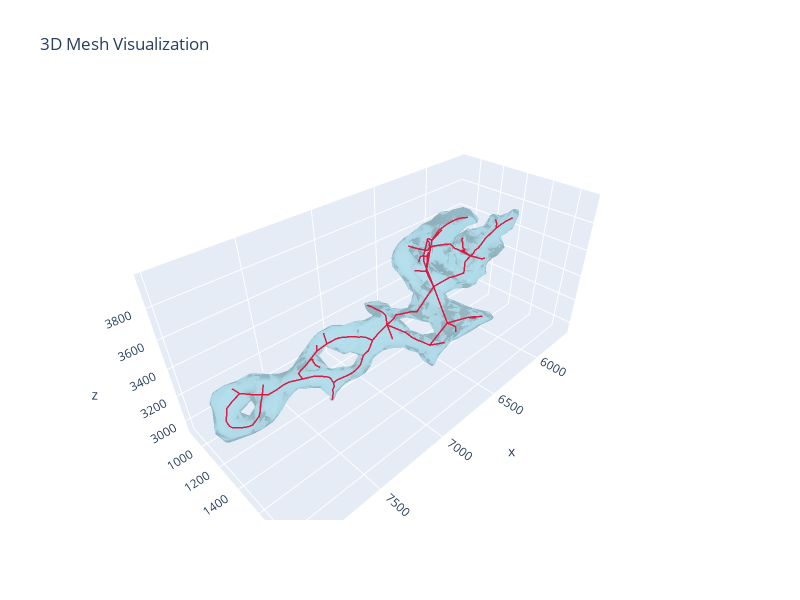

Notebook code cell kept with this figure:
### Code cell
mm = MeshManager()
mm.load_mesh(data_path("mesh/processed/TS1_wrapped.obj"))
ps = PolylinesSkeleton().from_txt(data_path("polylines/TS1.polylines.txt"))
mm.visualize_mesh_3d(polylines=ps)

### Figure 1 — Plotly figure (JSON) as saved in the notebook; plotly's stock layout.template omitted (floating-point values rounded to 4 significant figures; data arrays with more than 128 entries replaced by an {"elided": "..."} marker saying what was removed)
{"data": [{"color": "lightblue", "i": {"elided": "3884 int values"}, "j": {"elided": "3884 int values"}, "k": {"elided": "3884 int values"}, "name": "Mesh", "opacity": 0.8, "type": "mesh3d", "x": {"elided": "1930 float values"}, "y": {"elided": "1930 float values"}, "z": {"elided": "1930 float values"}}, {"line": {"color": "crimson", "width": 3}, "mode": "lines", "name": "Polyline 0", "opacity": 0.95, "showlegend": false, "type": "scatter3d", "x": [5765.0, 5781.0, 5799.0, 5810.0, 5821.0, 5833.0, 5849.0, 5858.0, 5877.0, 5902.0, 5913.0, 5930.0, 5937.0, 5960.0, 5983.0, 5997.0, 6010.0, 6028.0, 6037.0, 6062.0, 6095.0, 6097.0, 6112.0], "y": [1029.0, 1036.0, 1047.0, 1055.0, 1062.0, 1071.0, 1082.0, 1088.0, 1104.0, 1125.0, 1136.0, 1152.0, 1159.0, 1178.0, 1195.0, 1207.0, 1220.0, 1241.0, 1261.0, 1272.0, 1277.0, 1283.0, 1366.0], "z": [3431.0, 3435.0, 3441.0, 3445.0, 3449.0, 3454.0, 3461.0, 3464.0, 3478.0, 3492.0, 3497.0, 3505.0, 3506.0, 3509.0, 3510.0, 3512.0, 3514.0, 3521.0, 3523.0, 3532.0, 3546.0, 3547.0, 3544.0]}, {"line": {"color": "crimson", "width": 3}, "mode": "lines", "name": "Polyline 1", "opacity": 0.95, "showlegend": false, "type": "scatter3d", "x": [6286.0, 6299.0, 6310.0, 6335.0, 6353.0, 6367.0, 6384.0, 6400.0, 6416.0, 6469.0], "y": [1447.0, 1439.0, 1402.0, 1369.0, 1353.0, 1345.0, 1337.0, 1331.0, 1327.0, 1325.0], "z": [3912.0, 3910.0, 3899.0, 3876.0, 3862.0, 3852.0, 3841.0, 3832.0, 3823.0, 3778.0]}, {"line": {"color": "crimson", "width": 3}, "mode": "lines", "name": "Polyline 2", "opacity": 0.95, "showlegend": false, "type": "scatter3d", "x": [6296.0, 6295.0, 6294.0, 6293.0, 6290.0, 6287.0, 6285.0, 6286.0, 6285.0, 6284.0, 6282.0, 6292.0], "y": [955.6, 966.2, 989.3, 1000.0, 1012.0, 1032.0, 1044.0, 1059.0, 1078.0, 1102.0, 1131.0, 1153.0], "z": [3535.0, 3535.0, 3537.0, 3538.0, 3538.0, 3540.0, 3541.0, 3544.0, 3547.0, 3553.0, 3561.0, 3599.0]}, {"line": {"color": "crimson", "width": 3}, "mode": "lines", "name": "Polyline 3", "opacity": 0.95, "showlegend": false, "type": "scatter3d", "x": [6753.0, 6765.0, 6758.0, 6755.0, 6752.0, 6760.0], "y": [1384.0, 1447.0, 1491.0, 1501.0, 1512.0, 1594.0], "z": [3246.0, 3251.0, 3248.0, 3247.0, 3248.0, 3268.0]}, {"line": {"color": "crimson", "width": 3}, "mode": "lines", "name": "Polyline 4", "opacity": 0.95, "showlegend": false, "type": "scatter3d", "x": [6753.0, 6718.0, 6717.0], "y": [1384.0, 1349.0, 1349.0], "z": [3246.0, 3218.0, 3217.0]}, {"line": {"color": "crimson", "width": 3}, "mode": "lines", "name": "Polyline 5", "opacity": 0.95, "showlegend": false, "type": "scatter3d", "x": [6753.0, 6837.0], "y": [1384.0, 1299.0], "z": [3246.0, 3308.0]}, {"line": {"color": "crimson", "width": 3}, "mode": "lines", "name": "Polyline 6", "opacity": 0.95, "showlegend": false, "type": "scatter3d", "x": [7357.0, 7349.0, 7346.0, 7336.0, 7318.0, 7304.0, 7286.0, 7277.0], "y": [1364.0, 1359.0, 1356.0, 1348.0, 1328.0, 1309.0, 1301.0, 1283.0], "z": [3060.0, 3060.0, 3060.0, 3062.0, 3069.0, 3075.0, 3083.0, 3094.0]}, {"line": {"color": "crimson", "width": 3}, "mode": "lines", "name": "Polyline 7", "opacity": 0.95, "showlegend": false, "type": "scatter3d", "x": [7443.0, 7449.0, 7452.0, 7444.0, 7437.0, 7425.0, 7425.0, 7393.0], "y": [1415.0, 1406.0, 1387.0, 1358.0, 1338.0, 1323.0, 1298.0, 1254.0], "z": [3406.0, 3408.0, 3409.0, 3406.0, 3403.0, 3397.0, 3375.0, 3340.0]}, {"line": {"color": "crimson", "width": 3}, "mode": "lines", "name": "Polyline 8", "opacity": 0.95, "showlegend": false, "type": "scatter3d", "x": [6844.0, 6813.0, 6796.0, 6711.0], "y": [1847.0, 1821.0, 1807.0, 1680.0], "z": [3554.0, 3549.0, 3544.0, 3457.0]}, {"line": {"color": "crimson", "width": 3}, "mode": "lines", "name": "Polyline 9", "opacity": 0.95, "showlegend": false, "type": "scatter3d", "x": [7740.0, 7731.0], "y": [897.9, 968.8], "z": [3097.0, 3100.0]}, {"line": {"color": "crimson", "width": 3}, "mode": "lines", "name": "Polyline 10", "opacity": 0.95, "showlegend": false, "type": "scatter3d", "x": [6904.0, 6885.0, 6837.0], "y": [1418.0, 1381.0, 1299.0], "z": [3297.0, 3307.0, 3308.0]}, {"line": {"color": "crimson", "width": 3}, "mode": "lines", "name": "Polyline 11", "opacity": 0.95, "showlegend": false, "type": "scatter3d", "x": [6619.0, 6620.0, 6636.0], "y": [1855.0, 1848.0, 1770.0], "z": [3548.0, 3544.0, 3506.0]}, {"line": {"color": "crimson", "width": 3}, "mode": "lines", "name": "Polyline 12", "opacity": 0.95, "showlegend": false, "type": "scatter3d", "x": [6439.0, 6441.0, 6469.0], "y": [1377.0, 1374.0, 1325.0], "z": [3857.0, 3852.0, 3778.0]}, {"line": {"color": "crimson", "width": 3}, "mode": "lines", "name": "Polyline 13", "opacity": 0.95, "showlegend": false, "type": "scatter3d", "x": [6738.0, 6708.0, 6693.0, 6675.0, 6651.0, 6634.0, 6595.0, 6580.0, 6588.0], "y": [1466.0, 1447.0, 1438.0, 1436.0, 1435.0, 1434.0, 1412.0, 1392.0, 1393.0], "z": [3788.0, 3797.0, 3797.0, 3793.0, 3781.0, 3773.0, 3778.0, 3742.0, 3633.0]}, {"line": {"color": "crimson", "width": 3}, "mode": "lines", "name": "Polyline 14", "opacity": 0.95, "showlegend": false, "type": "scatter3d", "x": [7652.0, 7629.0, 7586.0, 7560.0, 7541.0, 7523.0, 7511.0, 7430.0], "y": [1095.0, 1128.0, 1148.0, 1156.0, 1162.0, 1171.0, 1176.0, 1195.0], "z": [3124.0, 3131.0, 3152.0, 3165.0, 3173.0, 3180.0, 3184.0, 3167.0]}, {"line": {"color": "crimson", "width": 3}, "mode": "lines", "name": "Polyline 15", "opacity": 0.95, "showlegend": false, "type": "scatter3d", "x": [7652.0, 7615.0], "y": [1095.0, 1057.0], "z": [3124.0, 3155.0]}, {"line": {"color": "crimson", "width": 3}, "mode": "lines", "name": "Polyline 16", "opacity": 0.95, "showlegend": false, "type": "scatter3d", "x": [7652.0, 7685.0, 7694.0, 7715.0, 7731.0], "y": [1095.0, 1049.0, 1030.0, 994.6, 968.8], "z": [3124.0, 3113.0, 3110.0, 3104.0, 3100.0]}, {"line": {"color": "crimson", "width": 3}, "mode": "lines", "name": "Polyline 17", "opacity": 0.95, "showlegend": false, "type": "scatter3d", "x": [7652.0, 7690.0, 7713.0, 7731.0, 7779.0, 7803.0, 7832.0, 7844.0, 7864.0, 7871.0, 7871.0, 7870.0, 7849.0, 7829.0, 7810.0, 7791.0, 7770.0, 7731.0], "y": [1095.0, 1129.0, 1155.0, 1168.0, 1168.0, 1152.0, 1122.0, 1108.0, 1085.0, 1065.0, 1053.0, 1029.0, 1006.0, 981.7, 979.0, 974.9, 973.3, 968.8], "z": [3124.0, 3093.0, 3073.0, 3059.0, 3023.0, 3014.0, 3006.0, 3003.0, 3001.0, 3004.0, 3009.0, 3019.0, 3040.0, 3060.0, 3068.0, 3077.0, 3085.0, 3100.0]}, {"line": {"color": "crimson", "width": 3}, "mode": "lines", "name": "Polyline 18", "opacity": 0.95, "showlegend": false, "type": "scatter3d", "x": [6760.0, 6711.0], "y": [1594.0, 1680.0], "z": [3268.0, 3457.0]}, {"line": {"color": "crimson", "width": 3}, "mode": "lines", "name": "Polyline 19", "opacity": 0.95, "showlegend": false, "type": "scatter3d", "x": [6760.0, 6635.0, 6621.0], "y": [1594.0, 1603.0, 1598.0], "z": [3268.0, 3221.0, 3211.0]}, {"line": {"color": "crimson", "width": 3}, "mode": "lines", "name": "Polyline 20", "opacity": 0.95, "showlegend": false, "type": "scatter3d", "x": [6372.0, 6417.0, 6439.0, 6452.0, 6483.0, 6560.0], "y": [1200.0, 1214.0, 1234.0, 1246.0, 1289.0, 1434.0], "z": [3691.0, 3612.0, 3591.0, 3594.0, 3593.0, 3530.0]}, {"line": {"color": "crimson", "width": 3}, "mode": "lines", "name": "Polyline 21", "opacity": 0.95, "showlegend": false, "type": "scatter3d", "x": [6372.0, 6334.0, 6311.0, 6292.0], "y": [1200.0, 1182.0, 1167.0, 1153.0], "z": [3691.0, 3666.0, 3630.0, 3599.0]}, {"line": {"color": "crimson", "width": 3}, "mode": "lines", "name": "Polyline 22", "opacity": 0.95, "showlegend": false, "type": "scatter3d", "x": [6372.0, 6394.0, 6413.0, 6428.0, 6434.0, 6469.0], "y": [1200.0, 1217.0, 1242.0, 1264.0, 1271.0, 1325.0], "z": [3691.0, 3713.0, 3735.0, 3753.0, 3755.0, 3778.0]}, {"line": {"color": "crimson", "width": 3}, "mode": "lines", "name": "Polyline 23", "opacity": 0.95, "showlegend": false, "type": "scatter3d", "x": [6469.0, 6588.0], "y": [1325.0, 1393.0], "z": [3778.0, 3633.0]}, {"line": {"color": "crimson", "width": 3}, "mode": "lines", "name": "Polyline 24", "opacity": 0.95, "showlegend": false, "type": "scatter3d", "x": [6586.0, 6605.0, 6636.0], "y": [1775.0, 1777.0, 1770.0], "z": [3484.0, 3488.0, 3506.0]}, {"line": {"color": "crimson", "width": 3}, "mode": "lines", "name": "Polyline 25", "opacity": 0.95, "showlegend": false, "type": "scatter3d", "x": [6560.0, 6711.0], "y": [1434.0, 1680.0], "z": [3530.0, 3457.0]}, {"line": {"color": "crimson", "width": 3}, "mode": "lines", "name": "Polyline 26", "opacity": 0.95, "showlegend": false, "type": "scatter3d", "x": [6560.0, 6768.0, 6780.0, 6794.0, 6802.0, 6810.0, 6815.0, 6823.0, 6840.0, 6848.0, 6837.0], "y": [1434.0, 1488.0, 1477.0, 1464.0, 1452.0, 1437.0, 1427.0, 1410.0, 1384.0, 1369.0, 1299.0], "z": [3530.0, 3468.0, 3470.0, 3471.0, 3464.0, 3456.0, 3451.0, 3442.0, 3430.0, 3397.0, 3308.0]}, {"line": {"color": "crimson", "width": 3}, "mode": "lines", "name": "Polyline 27", "opacity": 0.95, "showlegend": false, "type": "scatter3d", "x": [6560.0, 6399.0, 6367.0, 6338.0, 6320.0, 6305.0, 6293.0, 6272.0, 6258.0, 6230.0, 6213.0, 6197.0, 6180.0, 6157.0, 6112.0], "y": [1434.0, 1428.0, 1427.0, 1428.0, 1428.0, 1427.0, 1427.0, 1429.0, 1431.0, 1412.0, 1399.0, 1387.0, 1376.0, 1372.0, 1366.0], "z": [3530.0, 3524.0, 3514.0, 3509.0, 3506.0, 3503.0, 3501.0, 3499.0, 3498.0, 3507.0, 3514.0, 3520.0, 3528.0, 3534.0, 3544.0]}, {"line": {"color": "crimson", "width": 3}, "mode": "lines", "name": "Polyline 28", "opacity": 0.95, "showlegend": false, "type": "scatter3d", "x": [6560.0, 6588.0], "y": [1434.0, 1393.0], "z": [3530.0, 3633.0]}, {"line": {"color": "crimson", "width": 3}, "mode": "lines", "name": "Polyline 29", "opacity": 0.95, "showlegend": false, "type": "scatter3d", "x": [6711.0, 6636.0], "y": [1680.0, 1770.0], "z": [3457.0, 3506.0]}, {"line": {"color": "crimson", "width": 3}, "mode": "lines", "name": "Polyline 30", "opacity": 0.95, "showlegend": false, "type": "scatter3d", "x": [7275.0, 7278.0, 7285.0], "y": [1235.0, 1240.0, 1270.0], "z": [3448.0, 3438.0, 3395.0]}, {"line": {"color": "crimson", "width": 3}, "mode": "lines", "name": "Polyline 31", "opacity": 0.95, "showlegend": false, "type": "scatter3d", "x": [6292.0, 6228.0, 6198.0, 6174.0, 6165.0, 6153.0, 6136.0, 6112.0], "y": [1153.0, 1187.0, 1215.0, 1236.0, 1245.0, 1258.0, 1269.0, 1366.0], "z": [3599.0, 3602.0, 3608.0, 3609.0, 3594.0, 3575.0, 3566.0, 3544.0]}, {"line": {"color": "crimson", "width": 3}, "mode": "lines", "name": "Polyline 32", "opacity": 0.95, "showlegend": false, "type": "scatter3d", "x": [6076.0, 6083.0, 6090.0, 6112.0], "y": [1459.0, 1455.0, 1445.0, 1366.0], "z": [3550.0, 3548.0, 3543.0, 3544.0]}, {"line": {"color": "crimson", "width": 3}, "mode": "lines", "name": "Polyline 33", "opacity": 0.95, "showlegend": false, "type": "scatter3d", "x": [6680.0, 6636.0], "y": [1857.0, 1770.0], "z": [3569.0, 3506.0]}, {"line": {"color": "crimson", "width": 3}, "mode": "lines", "name": "Polyline 34", "opacity": 0.95, "showlegend": false, "type": "scatter3d", "x": [6776.0, 6775.0, 6770.0, 6748.0, 6738.0, 6723.0, 6723.0, 6730.0, 6740.0, 6753.0, 6837.0], "y": [1044.0, 1045.0, 1048.0, 1064.0, 1075.0, 1103.0, 1132.0, 1155.0, 1183.0, 1200.0, 1299.0], "z": [3307.0, 3305.0, 3299.0, 3283.0, 3274.0, 3263.0, 3264.0, 3270.0, 3274.0, 3280.0, 3308.0]}, {"line": {"color": "crimson", "width": 3}, "mode": "lines", "name": "Polyline 35", "opacity": 0.95, "showlegend": false, "type": "scatter3d", "x": [5720.0, 5740.0, 5777.0, 5794.0, 5802.0, 5835.0, 5851.0, 5903.0], "y": [1411.0, 1410.0, 1408.0, 1407.0, 1407.0, 1407.0, 1407.0, 1406.0], "z": [3710.0, 3709.0, 3707.0, 3707.0, 3706.0, 3703.0, 3702.0, 3691.0]}, {"line": {"color": "crimson", "width": 3}, "mode": "lines", "name": "Polyline 36", "opacity": 0.95, "showlegend": false, "type": "scatter3d", "x": [7331.0, 7347.0], "y": [1236.0, 1248.0], "z": [3393.0, 3362.0]}, {"line": {"color": "crimson", "width": 3}, "mode": "lines", "name": "Polyline 37", "opacity": 0.95, "showlegend": false, "type": "scatter3d", "x": [7277.0, 7246.0, 7196.0, 7175.0, 7163.0, 7150.0, 7133.0, 7121.0, 7114.0, 7094.0, 7058.0, 7040.0, 7007.0], "y": [1283.0, 1286.0, 1312.0, 1326.0, 1334.0, 1343.0, 1354.0, 1360.0, 1360.0, 1360.0, 1366.0, 1362.0, 1350.0], "z": [3094.0, 3101.0, 3116.0, 3128.0, 3137.0, 3150.0, 3173.0, 3190.0, 3203.0, 3247.0, 3267.0, 3283.0, 3309.0]}, {"line": {"color": "crimson", "width": 3}, "mode": "lines", "name": "Polyline 38", "opacity": 0.95, "showlegend": false, "type": "scatter3d", "x": [7277.0, 7273.0, 7284.0, 7313.0, 7331.0, 7350.0, 7430.0], "y": [1283.0, 1250.0, 1237.0, 1215.0, 1207.0, 1202.0, 1195.0], "z": [3094.0, 3110.0, 3115.0, 3126.0, 3132.0, 3143.0, 3167.0]}, {"line": {"color": "crimson", "width": 3}, "mode": "lines", "name": "Polyline 39", "opacity": 0.95, "showlegend": false, "type": "scatter3d", "x": [5916.0, 5909.0, 5898.0, 5903.0], "y": [1401.0, 1401.0, 1404.0, 1406.0], "z": [3759.0, 3751.0, 3724.0, 3691.0]}, {"line": {"color": "crimson", "width": 3}, "mode": "lines", "name": "Polyline 40", "opacity": 0.95, "showlegend": false, "type": "scatter3d", "x": [7285.0, 7229.0, 7205.0, 7181.0, 7157.0, 7142.0, 7115.0, 7088.0, 7068.0, 7045.0, 7032.0, 7007.0], "y": [1270.0, 1283.0, 1287.0, 1291.0, 1295.0, 1297.0, 1306.0, 1314.0, 1320.0, 1327.0, 1335.0, 1350.0], "z": [3395.0, 3406.0, 3404.0, 3395.0, 3386.0, 3382.0, 3371.0, 3358.0, 3351.0, 3341.0, 3330.0, 3309.0]}, {"line": {"color": "crimson", "width": 3}, "mode": "lines", "name": "Polyline 41", "opacity": 0.95, "showlegend": false, "type": "scatter3d", "x": [7285.0, 7347.0], "y": [1270.0, 1248.0], "z": [3395.0, 3362.0]}, {"line": {"color": "crimson", "width": 3}, "mode": "lines", "name": "Polyline 42", "opacity": 0.95, "showlegend": false, "type": "scatter3d", "x": [7347.0, 7393.0], "y": [1248.0, 1254.0], "z": [3362.0, 3340.0]}, {"line": {"color": "crimson", "width": 3}, "mode": "lines", "name": "Polyline 43", "opacity": 0.95, "showlegend": false, "type": "scatter3d", "x": [5903.0, 5968.0, 6003.0, 6014.0, 6035.0, 6058.0, 6081.0, 6112.0], "y": [1406.0, 1372.0, 1373.0, 1371.0, 1367.0, 1358.0, 1368.0, 1366.0], "z": [3691.0, 3624.0, 3601.0, 3590.0, 3574.0, 3562.0, 3554.0, 3544.0]}, {"line": {"color": "crimson", "width": 3}, "mode": "lines", "name": "Polyline 44", "opacity": 0.95, "showlegend": false, "type": "scatter3d", "x": [7430.0, 7460.0, 7451.0, 7437.0, 7424.0, 7410.0, 7393.0], "y": [1195.0, 1208.0, 1220.0, 1228.0, 1238.0, 1247.0, 1254.0], "z": [3167.0, 3237.0, 3264.0, 3277.0, 3297.0, 3318.0, 3340.0]}, {"line": {"color": "crimson", "width": 3}, "mode": "lines", "name": "Polyline 45", "opacity": 0.95, "showlegend": false, "type": "scatter3d", "x": [7007.0, 6950.0, 6837.0], "y": [1350.0, 1342.0, 1299.0], "z": [3309.0, 3327.0, 3308.0]}, {"line": {"color": "crimson", "width": 3}, "mode": "lines", "name": "Polyline 46", "opacity": 0.95, "showlegend": false, "type": "scatter3d", "x": [6642.0, 6588.0], "y": [1346.0, 1393.0], "z": [3643.0, 3633.0]}], "layout": {"autosize": false, "height": 600, "scene": {"aspectmode": "data", "xaxis": {"visible": true}, "yaxis": {"visible": true}, "zaxis": {"visible": true}}, "title": {"text": "3D Mesh Visualization"}, "width": 800}}
